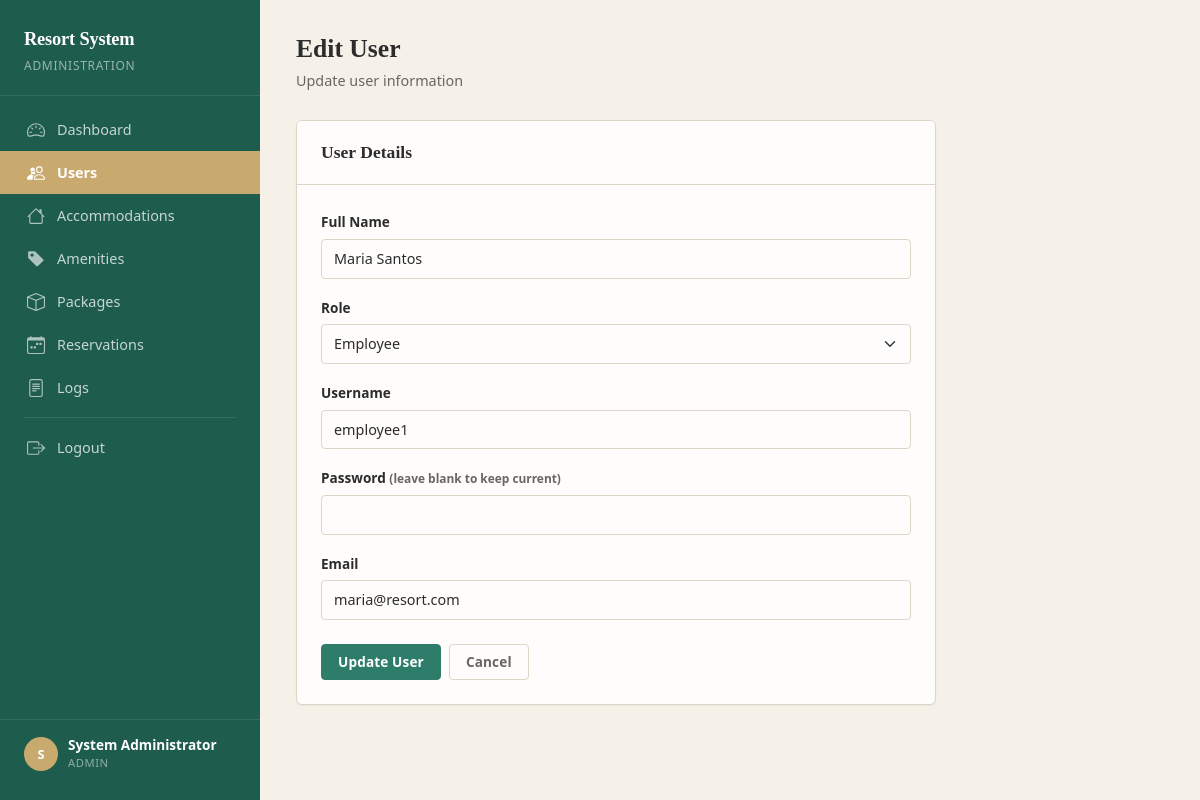
The app's page /admin/edit_user.php?id=2 (signed in) with its own data.
### tables this page shows
CREATE TABLE `tbl_users` (
  `user_id` int(11) NOT NULL,
  `full_name` varchar(100) NOT NULL,
  `role` enum('admin','employee','customer') NOT NULL,
  `username` varchar(50) NOT NULL,
  `password` varchar(255) NOT NULL,
  `email` varchar(100) NOT NULL
);

### admin/edit_user.php (the view, shortened to what this page needs)
<?php
require_once 'includes/header.php';
require_once '../db.php';
$id = (int)($_GET['id'] ?? 0);
$row = mysqli_fetch_assoc(mysqli_query($conn, "SELECT * FROM tbl_users WHERE user_id = $id"));
?>
<?php include 'includes/sidebar.php'; ?>
<div class="main-content">
    <div class="page-header">
        <h1>Edit User</h1>
        <p>Update user information</p>
    </div>
    <div class="form-card card">
        <div class="card-header">
            <h2>User Details</h2>
        </div>
        <div class="card-body">
            <form method="POST" action="">
                <div class="mb-3">
                    <label for="full_name" class="form-label">Full Name</label>
                    <input type="text" class="form-control" id="full_name" name="full_name" required value="<?= htmlspecialchars($row['full_name']) ?>">
                </div>
                <div class="mb-3">
                    <label for="role" class="form-label">Role</label>
                    <select class="form-select" id="role" name="role" required>
                        <option value="employee" <?= $row['role'] == 'employee' ? 'selected' : '' ?>>Employee</option>
                    </select>
                </div>
                <div class="mb-3">
                    <label for="username" class="form-label">Username</label>
                    <input type="text" class="form-control" id="username" name="username" required value="<?= htmlspecialchars($row['username']) ?>">
                </div>
                <div class="mb-3">
                    <label for="password" class="form-label">Password <small class="text-muted">(leave blank to keep current)</small></label>
                    <input type="password" class="form-control" id="password" name="password">
                </div>
                <div class="mb-4">
                    <label for="email" class="form-label">Email</label>
                    <input type="email" class="form-control" id="email" name="email" required value="<?= htmlspecialchars($row['email']) ?>">
                </div>
                <div class="d-flex gap-2">
                    <button type="submit" class="btn btn-primary">Update User</button>
                    <a href="users.php" class="btn btn-outline-secondary">Cancel</a>
                </div>
            </form>
        </div>
    </div>
</div>
</body>
</html>

### assets/css/style.css (style rules this page uses)
:root { --color-primary: #2E7D6B; --color-primary-hover: #256858; --color-primary-active: #1E5C4E; --color-sidebar: #1E5C4E; --color-sidebar-hover: #17493e; --color-accent: #C8A96E; --color-accent-hover: #b8993e; --color-surface: #F5F0E8; --color-white: #FEFDFB; --color-text: #2C2C2C; --color-text-muted: #6B6560; --color-border: #DDD5C8; --color-border-light: #EBE6DE; --color-danger: #C0392B; --color-danger-hover: #A93226; --color-warning: #D4A017; --color-warning-hover: #B8860B; --color-success: #2E7D6B; --color-info: #5B8FA8; --sidebar-width: 260px; --header-height: 0px; --radius-sm: 4px; --radius-md: 6px; --radius-lg: 8px; --shadow-sm: 0 1px 2px rgba(44, 44, 44, 0.06); --shadow-md: 0 2px 8px rgba(44, 44, 44, 0.08); --shadow-lg: 0 4px 16px rgba(44, 44, 44, 0.10); --transition-fast: 150ms ease-out; --transition-normal: 200ms ease-out; }
*, *::before, *::after { box-sizing: border-box; }
body { font-family: system-ui, -apple-system, "Segoe UI", sans-serif; background-color: var(--color-surface); color: var(--color-text); margin: 0; padding: 0; line-height: 1.6; -webkit-font-smoothing: antialiased; }
h1, h2, h3, h4, h5, h6 { font-family: Georgia, "Times New Roman", serif; font-weight: 700; color: var(--color-text); margin-top: 0; line-height: 1.3; }
a { color: var(--color-primary); text-decoration: none; transition: color var(--transition-fast); }
.main-content { margin-left: var(--sidebar-width); padding: 32px 36px; min-height: 100vh; }
.page-header { margin-bottom: 28px; }
.page-header h1 { font-size: 1.6rem; margin-bottom: 4px; }
.page-header p { color: var(--color-text-muted); margin: 0; font-size: 0.9rem; }
.card { background: var(--color-white); border: 1px solid var(--color-border); border-radius: var(--radius-md); box-shadow: var(--shadow-sm); transition: box-shadow var(--transition-normal); }
.card-header { background: var(--color-white); border-bottom: 1px solid var(--color-border); padding: 16px 20px; font-weight: 600; }
.card-body { padding: 20px; }
.btn { font-weight: 600; font-size: 0.85rem; padding: 7px 16px; border-radius: var(--radius-sm); transition: all var(--transition-fast); letter-spacing: 0.01em; }
.btn-primary { background-color: var(--color-primary); border-color: var(--color-primary); color: #fff; }
.btn-outline-secondary { border-color: var(--color-border); color: var(--color-text-muted); }
.form-control, .form-select { border: 1px solid var(--color-border); border-radius: var(--radius-sm); font-size: 0.9rem; padding: 8px 12px; transition: border-color var(--transition-fast), box-shadow var(--transition-fast); background-color: var(--color-white); color: var(--color-text); }
.form-control::placeholder { color: var(--color-text-muted); opacity: 0.6; }
.form-label { font-weight: 600; font-size: 0.85rem; margin-bottom: 6px; color: var(--color-text); }
.form-card { background: var(--color-white); border: 1px solid var(--color-border); border-radius: var(--radius-md); box-shadow: var(--shadow-sm); max-width: 640px; }
.form-card .card-header { padding: 20px 24px; }
.form-card .card-body { padding: 24px; }
.form-card .card-header h2 { font-size: 1.1rem; margin: 0; font-family: Georgia, serif; }
.text-muted { color: var(--color-text-muted) !important; }

### records on screen
tbl_users: full_name "Maria Santos", role "Employee", username "employee1", email "maria@resort.com"

### other values on screen
substr($_SESSION['full_name'], 0, 1) "S"
$_SESSION['full_name'] "System Administrator"
$_SESSION['role'] "ADMIN"
